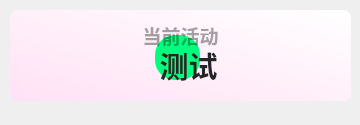
<?xml version="1.0" encoding="UTF-8"?>
<ui version="4.0">
 <class>Theme</class>
 <widget class="QWidget" name="Form">
  <property name="geometry">
   <rect>
    <x>0</x>
    <y>0</y>
    <width>360</width>
    <height>125</height>
   </rect>
  </property>
  <property name="minimumSize">
   <size>
    <width>0</width>
    <height>100</height>
   </size>
  </property>
  <property name="maximumSize">
   <size>
    <width>16777215</width>
    <height>65536</height>
   </size>
  </property>
  <property name="windowTitle">
   <string>当前活动</string>
  </property>
  <widget class="QPushButton" name="subject">
   <property name="geometry">
    <rect>
     <x>10</x>
     <y>40</y>
     <width>341</width>
     <height>51</height>
    </rect>
   </property>
   <property name="font">
    <font>
     <family>Microsoft YaHei UI</family>
     <pointsize>22</pointsize>
     <weight>75</weight>
     <bold>true</bold>
    </font>
   </property>
   <property name="styleSheet">
    <string notr="true">border: none;
color: rgba(37, 37, 37, 255);
font-weight: bold;</string>
   </property>
   <property name="text">
    <string>  测试</string>
   </property>
   <property name="icon">
    <iconset>
     <normaloff>:/svg/img/subject/it.svg</normaloff>:/svg/img/subject/it.svg</iconset>
   </property>
   <property name="iconSize">
    <size>
     <width>36</width>
     <height>26</height>
    </size>
   </property>
  </widget>
  <widget class="QLabel" name="blurEffect">
   <property name="geometry">
    <rect>
     <x>155</x>
     <y>35</y>
     <width>45</width>
     <height>45</height>
    </rect>
   </property>
   <property name="styleSheet">
    <string notr="true">background-color: rgb(0, 255, 127);
border-radius:20px</string>
   </property>
   <property name="text">
    <string/>
   </property>
  </widget>
  <widget class="QLabel" name="sub_title">
   <property name="geometry">
    <rect>
     <x>30</x>
     <y>0</y>
     <width>301</width>
     <height>71</height>
    </rect>
   </property>
   <property name="font">
    <font>
     <family>Microsoft YaHei UI</family>
     <pointsize>14</pointsize>
     <weight>75</weight>
     <bold>true</bold>
    </font>
   </property>
   <property name="styleSheet">
    <string notr="true">color: rgba(0, 0, 0, 90);
font-weight: bold;</string>
   </property>
   <property name="text">
    <string>当前活动</string>
   </property>
   <property name="textFormat">
    <enum>Qt::PlainText</enum>
   </property>
   <property name="alignment">
    <set>Qt::AlignCenter</set>
   </property>
  </widget>
  <widget class="QLabel" name="backgnd">
   <property name="geometry">
    <rect>
     <x>10</x>
     <y>10</y>
     <width>341</width>
     <height>91</height>
    </rect>
   </property>
   <property name="styleSheet">
    <string notr="true">background-color: qlineargradient(spread:pad, x1:0, y1:1, x2:1, y2:0, stop:0 rgba(255, 225, 245, 255), stop:1 rgba(255, 255, 255, 255));
border-radius: 8px</string>
   </property>
   <property name="text">
    <string/>
   </property>
  </widget>
  <widget class="QLabel" name="img">
   <property name="geometry">
    <rect>
     <x>30</x>
     <y>10</y>
     <width>91</width>
     <height>91</height>
    </rect>
   </property>
   <property name="styleSheet">
    <string notr="true"/>
   </property>
   <property name="pixmap">
    <pixmap>img/1.png</pixmap>
   </property>
   <property name="scaledContents">
    <bool>true</bool>
   </property>
  </widget>
  <zorder>backgnd</zorder>
  <zorder>img</zorder>
  <zorder>blurEffect</zorder>
  <zorder>sub_title</zorder>
  <zorder>subject</zorder>
 </widget>
 <resources/>
 <connections/>
</ui>
